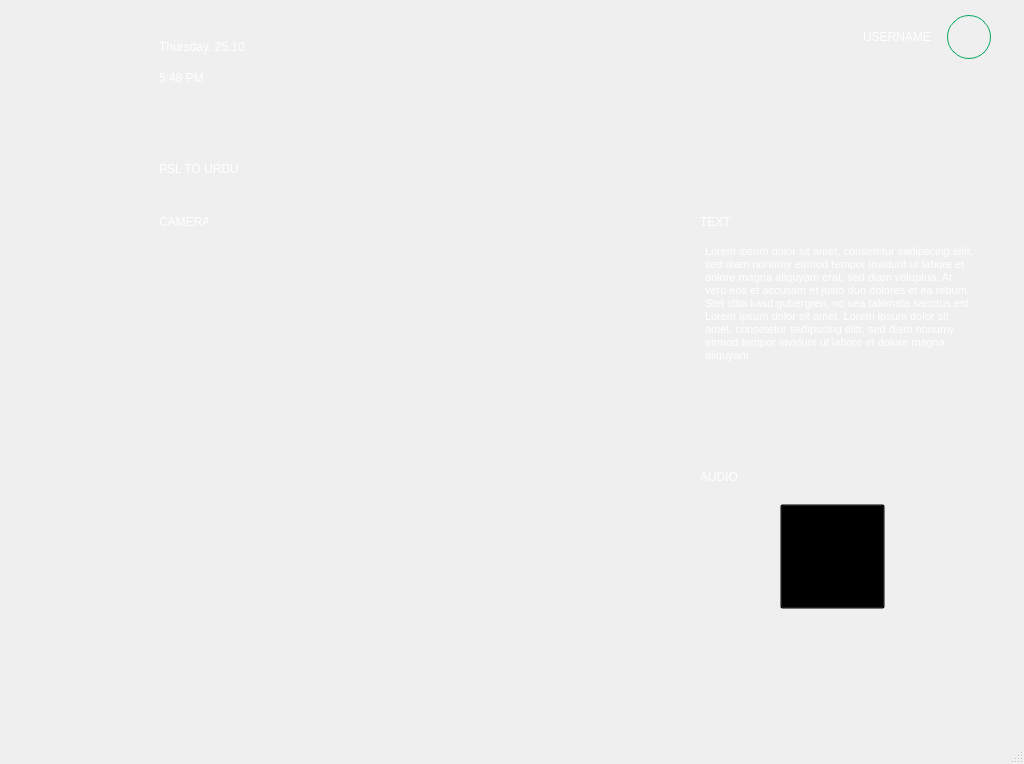
<?xml version="1.0" encoding="UTF-8"?>
<ui version="4.0">
 <class>MainWindow</class>
 <widget class="QMainWindow" name="MainWindow">
  <property name="geometry">
   <rect>
    <x>0</x>
    <y>0</y>
    <width>1024</width>
    <height>764</height>
   </rect>
  </property>
  <property name="windowTitle">
   <string>MainWindow</string>
  </property>
  <property name="styleSheet">
   <string notr="true"/>
  </property>
  <widget class="QWidget" name="centralwidget">
   <widget class="QLabel" name="ProfileScreen">
    <property name="geometry">
     <rect>
      <x>0</x>
      <y>0</y>
      <width>1024</width>
      <height>768</height>
     </rect>
    </property>
    <property name="styleSheet">
     <string notr="true">background-image: url(:/newPrefix/PSLToUrdu.png);</string>
    </property>
    <property name="text">
     <string/>
    </property>
   </widget>
   <widget class="QLabel" name="DashboardIcon">
    <property name="geometry">
     <rect>
      <x>17</x>
      <y>262</y>
      <width>54</width>
      <height>30</height>
     </rect>
    </property>
    <property name="styleSheet">
     <string notr="true">image: url(:/newPrefix/Group 308.png);</string>
    </property>
    <property name="text">
     <string/>
    </property>
   </widget>
   <widget class="QLabel" name="PslToUrduIcon">
    <property name="geometry">
     <rect>
      <x>17</x>
      <y>330</y>
      <width>56</width>
      <height>35</height>
     </rect>
    </property>
    <property name="styleSheet">
     <string notr="true">image: url(:/newPrefix/Group 309.png);</string>
    </property>
    <property name="text">
     <string/>
    </property>
   </widget>
   <widget class="QLabel" name="AudioToUrduIcon">
    <property name="geometry">
     <rect>
      <x>10</x>
      <y>404</y>
      <width>68</width>
      <height>36</height>
     </rect>
    </property>
    <property name="styleSheet">
     <string notr="true">Image: url(:/newPrefix/Group 310.png)</string>
    </property>
    <property name="text">
     <string/>
    </property>
   </widget>
   <widget class="QLabel" name="ProfileIcon">
    <property name="geometry">
     <rect>
      <x>24</x>
      <y>478</y>
      <width>40</width>
      <height>33</height>
     </rect>
    </property>
    <property name="styleSheet">
     <string notr="true">Image:url(:/newPrefix/Group 311.png)</string>
    </property>
    <property name="text">
     <string/>
    </property>
   </widget>
   <widget class="QLabel" name="NotiLabel">
    <property name="geometry">
     <rect>
      <x>764</x>
      <y>27</y>
      <width>16</width>
      <height>20</height>
     </rect>
    </property>
    <property name="styleSheet">
     <string notr="true">Image: url(:/newPrefix/Icon ionic-ios-notifications-outline.png)</string>
    </property>
    <property name="text">
     <string/>
    </property>
   </widget>
   <widget class="QLabel" name="MsgIcon">
    <property name="geometry">
     <rect>
      <x>800</x>
      <y>30</y>
      <width>47</width>
      <height>13</height>
     </rect>
    </property>
    <property name="styleSheet">
     <string notr="true">Image:url(:/newPrefix/Icon feather-message-square.png)</string>
    </property>
    <property name="text">
     <string/>
    </property>
   </widget>
   <widget class="QLabel" name="UserNameLabel">
    <property name="geometry">
     <rect>
      <x>863</x>
      <y>30</y>
      <width>72</width>
      <height>14</height>
     </rect>
    </property>
    <property name="styleSheet">
     <string notr="true">#UserNameLabel{
font: 11px &quot;Montserrat&quot;;
color: #FFFFFF;
opacity: 1;



}</string>
    </property>
    <property name="text">
     <string>USERNAME</string>
    </property>
   </widget>
   <widget class="QPushButton" name="ProfilepushButton">
    <property name="geometry">
     <rect>
      <x>947</x>
      <y>15</y>
      <width>44</width>
      <height>44</height>
     </rect>
    </property>
    <property name="styleSheet">
     <string notr="true">#ProfilepushButton{
image: url(:/newPrefix/Path 206.png);
border: 1px solid #00A65A;
border-radius: 22px;
background-color: Transparent;

}</string>
    </property>
    <property name="text">
     <string/>
    </property>
   </widget>
   <widget class="QLabel" name="Cameralabel">
    <property name="geometry">
     <rect>
      <x>159</x>
      <y>215</y>
      <width>49</width>
      <height>13</height>
     </rect>
    </property>
    <property name="styleSheet">
     <string notr="true">#Cameralabel{
font: 11px &quot;Montserrat&quot;;
color: rgb(255, 255, 255);



}</string>
    </property>
    <property name="text">
     <string>CAMERA</string>
    </property>
   </widget>
   <widget class="QLabel" name="texLabel">
    <property name="geometry">
     <rect>
      <x>700</x>
      <y>215</y>
      <width>31</width>
      <height>13</height>
     </rect>
    </property>
    <property name="styleSheet">
     <string notr="true">#texLabel{
font: 11px &quot;Montserrat&quot;;
color: rgb(255, 255, 255);
}</string>
    </property>
    <property name="text">
     <string>TEXT</string>
    </property>
   </widget>
   <widget class="QLabel" name="AudioLabel">
    <property name="geometry">
     <rect>
      <x>700</x>
      <y>470</y>
      <width>41</width>
      <height>13</height>
     </rect>
    </property>
    <property name="styleSheet">
     <string notr="true">#AudioLabel{
font: 11px &quot;Montserrat&quot;;
color: rgb(255, 255, 255);



}</string>
    </property>
    <property name="text">
     <string>AUDIO</string>
    </property>
   </widget>
   <widget class="QLabel" name="CameraIcon">
    <property name="geometry">
     <rect>
      <x>215</x>
      <y>215</y>
      <width>15</width>
      <height>15</height>
     </rect>
    </property>
    <property name="styleSheet">
     <string notr="true">Image: url(:/newPrefix/Icon awesome-camera.png)</string>
    </property>
    <property name="text">
     <string/>
    </property>
   </widget>
   <widget class="QLabel" name="TextLabel">
    <property name="geometry">
     <rect>
      <x>732</x>
      <y>215</y>
      <width>15</width>
      <height>15</height>
     </rect>
    </property>
    <property name="styleSheet">
     <string notr="true">image: url(:/newPrefix/Icon open-text.png);</string>
    </property>
    <property name="text">
     <string/>
    </property>
   </widget>
   <widget class="QLabel" name="AudioIcon">
    <property name="geometry">
     <rect>
      <x>744</x>
      <y>470</y>
      <width>15</width>
      <height>15</height>
     </rect>
    </property>
    <property name="styleSheet">
     <string notr="true">image: url(:/newPrefix/Icon material-audiotrack.png);</string>
    </property>
    <property name="text">
     <string/>
    </property>
   </widget>
   <widget class="QPushButton" name="AudiopushButton">
    <property name="geometry">
     <rect>
      <x>780</x>
      <y>504</y>
      <width>105</width>
      <height>105</height>
     </rect>
    </property>
    <property name="styleSheet">
     <string notr="true">#AudiopushButton{
image: url(:/newPrefix/Icon open-audio-spectrum.png);
background-color: transparent;


}</string>
    </property>
    <property name="text">
     <string/>
    </property>
   </widget>
   <widget class="QLabel" name="DayandDateLabel">
    <property name="geometry">
     <rect>
      <x>159</x>
      <y>37</y>
      <width>123</width>
      <height>19</height>
     </rect>
    </property>
    <property name="styleSheet">
     <string notr="true">#DayandDateLabel{
font: 16px &quot;Montserrat&quot;;
text-align: left;
letter-spacing: 0px;
color: #FFFFFF;
opacity: 1;



}</string>
    </property>
    <property name="text">
     <string>Thursday, 25.10</string>
    </property>
   </widget>
   <widget class="QLabel" name="TimeLabel">
    <property name="geometry">
     <rect>
      <x>159</x>
      <y>52</y>
      <width>115</width>
      <height>52</height>
     </rect>
    </property>
    <property name="styleSheet">
     <string notr="true">#TimeLabel{
text-align: left;
letter-spacing: NaNpx;
color: #FFFFFF;
opacity: 1;
font: 28px &quot;Montserrat&quot;;


}</string>
    </property>
    <property name="text">
     <string>5:48 PM</string>
    </property>
   </widget>
   <widget class="QTextEdit" name="textEdit">
    <property name="geometry">
     <rect>
      <x>700</x>
      <y>240</y>
      <width>281</width>
      <height>171</height>
     </rect>
    </property>
    <property name="styleSheet">
     <string notr="true">#textEdit{
background-color:transparent;
color: rgb(255, 255, 255);
font: 11px &quot;Montserrat&quot;;



}</string>
    </property>
    <property name="html">
     <string>&lt;!DOCTYPE HTML PUBLIC &quot;-//W3C//DTD HTML 4.0//EN&quot; &quot;http://www.w3.org/TR/REC-html40/strict.dtd&quot;&gt;
&lt;html&gt;&lt;head&gt;&lt;meta name=&quot;qrichtext&quot; content=&quot;1&quot; /&gt;&lt;style type=&quot;text/css&quot;&gt;
p, li { white-space: pre-wrap; }
&lt;/style&gt;&lt;/head&gt;&lt;body style=&quot; font-family:'Montserrat'; font-size:11px; font-weight:400; font-style:normal;&quot;&gt;
&lt;p style=&quot; margin-top:0px; margin-bottom:0px; margin-left:0px; margin-right:0px; -qt-block-indent:0; text-indent:0px;&quot;&gt;&lt;span style=&quot; font-family:'MS Shell Dlg 2'; font-size:8.25pt;&quot;&gt;Lorem ipsum dolor sit amet, consetetur sadipscing elitr, sed diam nonumy eirmod tempor invidunt ut labore et dolore magna aliquyam erat, sed diam voluptua. At vero eos et accusam et justo duo dolores et ea rebum. Stet clita kasd gubergren, no sea takimata sanctus est Lorem ipsum dolor sit amet. Lorem ipsum dolor sit amet, consetetur sadipscing elitr, sed diam nonumy eirmod tempor invidunt ut labore et dolore magna aliquyam&lt;/span&gt;&lt;/p&gt;&lt;/body&gt;&lt;/html&gt;</string>
    </property>
   </widget>
   <widget class="QLabel" name="PsltoUrdulabel">
    <property name="geometry">
     <rect>
      <x>159</x>
      <y>155</y>
      <width>154</width>
      <height>27</height>
     </rect>
    </property>
    <property name="styleSheet">
     <string notr="true">#PsltoUrdulabel{
text-align: left;
font: 22px &quot;Montserrat&quot;;
letter-spacing: 0px;
color: #FFFFFF;
opacity: 1;




}</string>
    </property>
    <property name="text">
     <string>PSL TO URDU</string>
    </property>
   </widget>
  </widget>
  <widget class="QMenuBar" name="menubar">
   <property name="geometry">
    <rect>
     <x>0</x>
     <y>0</y>
     <width>1024</width>
     <height>21</height>
    </rect>
   </property>
  </widget>
  <widget class="QStatusBar" name="statusbar"/>
 </widget>
 <resources>
  <include location="PSLToudruBack.qrc"/>
  <include location="AudioBtnIcon.qrc"/>
  <include location="AudioIcon.qrc"/>
  <include location="TextIcon.qrc"/>
  <include location="CameraIcon.qrc"/>
  <include location="ProfileImg.qrc"/>
  <include location="MesIcon.qrc"/>
  <include location="NotiIcon.qrc"/>
  <include location="ProfileIcon.qrc"/>
  <include location="AudiotoUrduIcon.qrc"/>
  <include location="PsltoUrduIcon.qrc"/>
  <include location="dasboardIcon.qrc"/>
 </resources>
 <connections/>
</ui>
